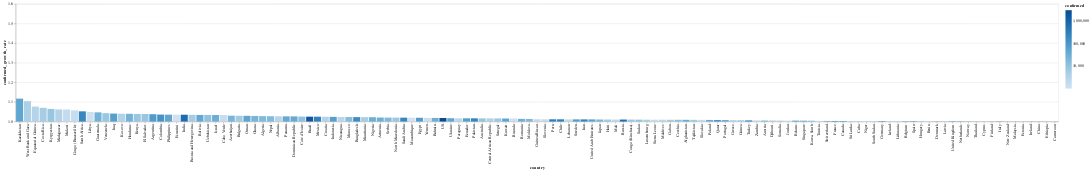

Here is the notebook cell this chart was saved with:
### Markdown cell above
# Tasa de contagios por país

El color corresponde con la cantidad de casos confirmados

### Code cell
today_df = global_df[
    (global_df.date == global_df.date.max()) & 
    (global_df.confirmed > 1000)
]


alt.Chart(today_df).mark_bar().encode(
    x=alt.X(
        'country', 
        sort=list(
            today_df.set_index('country')
                    .confirmed_growth_rate
                    .sort_values()
                    .index[::-1]
        )
    ),
    y=alt.X(
        'confirmed_growth_rate', 
        scale=alt.Scale(domain=[1, 1.6], clamp=True)
    ),
    color=alt.Color('confirmed', scale=alt.Scale(type='log')),
    tooltip=list(today_df.columns)
)

### Figure 1 — Vega-Lite specification as saved in the notebook (floating-point values rounded to 4 significant figures; data arrays with more than 128 entries replaced by an {"elided": "..."} marker saying what was removed)
{"config": {"view": {"continuousWidth": 400, "continuousHeight": 300}}, "data": {"name": "data-5bd270361a1950b304e82f4cf0860be7"}, "mark": "bar", "encoding": {"color": {"type": "quantitative", "field": "confirmed", "scale": {"type": "log"}}, "tooltip": [{"type": "temporal", "field": "date"}, {"type": "nominal", "field": "country"}, {"type": "quantitative", "field": "confirmed"}, {"type": "quantitative", "field": "recovered"}, {"type": "quantitative", "field": "death"}, {"type": "quantitative", "field": "confirmed_growth_rate"}, {"type": "quantitative", "field": "death_growth_rate"}, {"type": "temporal", "field": "first_infaction_date"}, {"type": "quantitative", "field": "days_from_first_infection"}, {"type": "temporal", "field": "tenth_infaction_date"}, {"type": "quantitative", "field": "days_from_tenth_infection"}, {"type": "temporal", "field": "first_death_date"}, {"type": "quantitative", "field": "days_from_first_death"}, {"type": "temporal", "field": "tenth_death_date"}, {"type": "quantitative", "field": "days_from_tenth_death"}], "x": {"type": "nominal", "field": "country", "sort": {"elided": "133 str values"}}, "y": {"type": "quantitative", "field": "confirmed_growth_rate", "scale": {"clamp": true, "domain": [1, 1.6]}}}, "$schema": "https://vega.github.io/schema/vega-lite/v4.8.1.json", "datasets": {"data-5bd270361a1950b304e82f4cf0860be7": {"elided": "133 records"}}}
